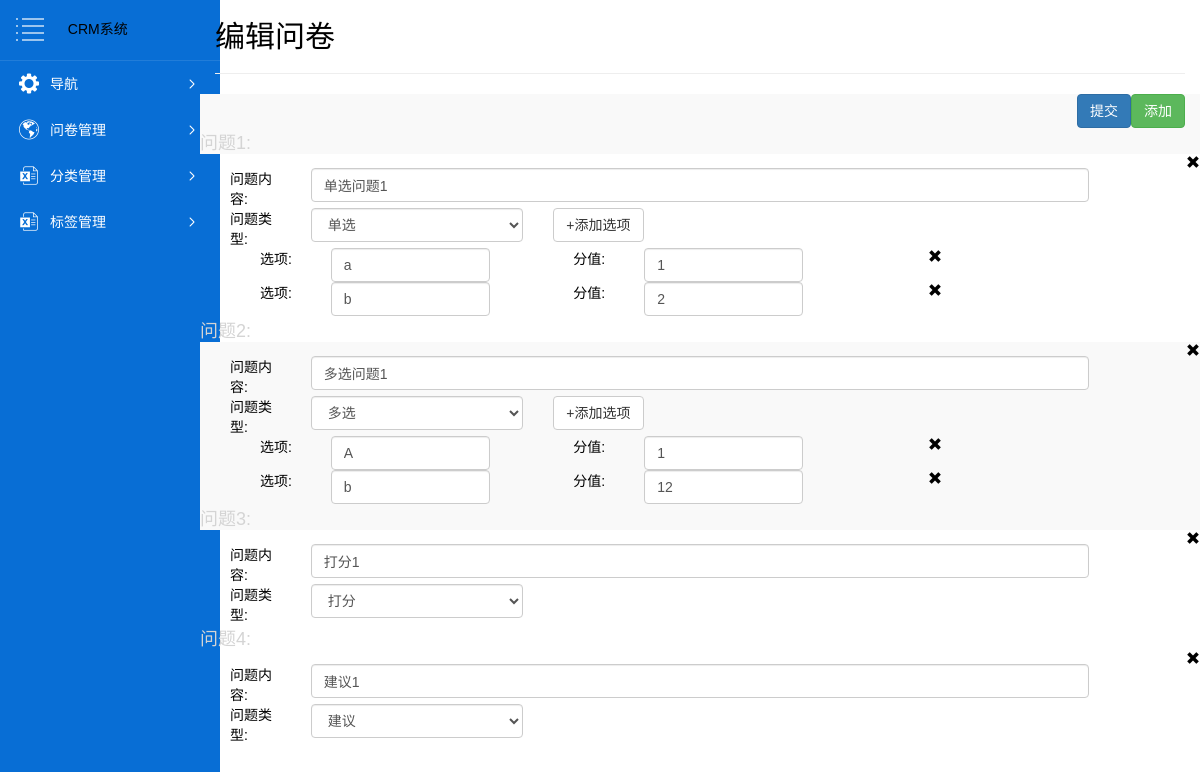
The page /questionnaire/manage_questionnaire/1/ on the database its author committed.
### questionnaire_app/models.py (models this page shows, shortened)
class Question(models.Model):
    id = models.AutoField(primary_key=True)
    question_type_choices = [
        (1, "单选"),
        (2, "多选"),
        (3, "打分"),
        (4, "建议"),
    ]
    question_type = models.IntegerField(choices=question_type_choices, verbose_name='问题类型')
    content = models.CharField(max_length=256, verbose_name='问题内容')
    questionnaire = models.ForeignKey(to='Questionnaire', to_field='id', verbose_name='所属问卷')
    def __str__(self):
        return self.content
    class Meta:
        verbose_name_plural = '问题表'

class Choice(models.Model):
    id = models.AutoField(primary_key=True)
    title = models.CharField(max_length=32, verbose_name='选项标题')
    score = models.IntegerField(verbose_name='选项分数')
    question = models.ForeignKey(to='Question', to_field='id', verbose_name='所属问题')
    class Meta:
        verbose_name_plural = '问题选项表'

### questionnaire_app/views.py (the view, shortened to what this page needs)
# urls.py: url(r'^manage_questionnaire/(?P<questionnaire_id>\d+)/$', views.manage_questionnaire, name='manage_questionnaire'),
def manage_questionnaire(request, questionnaire_id=None):
    if request.method == 'GET':
        questions = models.Question.objects.filter(questionnaire_id=questionnaire_id)
        print(questions)
        if not questions:
            form = QuestionModelForm()
            return render(request, 'manage_questionnaire.html',
                          {"question_list": {"form": form, "question": None},
                           "questionnaire_id": questionnaire_id})
        else:
            def generator_question_model_form(args):
                question_list = []
                for question in questions:
                    if question.question_type in (1, 2):
                        def generator_option_model_form(question):
                            choices = models.Choice.objects.filter(question=question)
                            yield from [{"form": ChoiceModelForm(instance=choice), "choice": choice} for choice in
                                        choices]
                        question_list.append({"form": QuestionModelForm(instance=question),
                                              "question": question, "option_class": "",
                                              "options": generator_option_model_form(question)})
                    else:
                        question_list.append({"form": QuestionModelForm(instance=question),
                                              "question": question, "option_class": "hide", "options": None})
                yield from question_list
            return render(request, 'manage_questionnaire.html',
                          {"question_list": generator_question_model_form(questions),
                           "questionnaire_id": questionnaire_id})

### templates/manage_questionnaire.html (shortened to what this page needs)
{% extends 'list_questionnaire.html' %}
{% block content %}
    <h2>编辑问卷</h2>
    <hr>
    <div class="row">
        <div class="col-md-12">
            <button id="add_question" class="btn pull-right btn-success">添加</button>
            <button id="submit_question" class="btn pull-right btn-primary">提交</button>
        </div>
        <div class="question_area" class="col-md-12">
            <ol>
                {% for question in question_list %}
                <li >
                    <div class="per_question" question_id="{{ question.question.id }}">
                       <span class="glyphicon glyphicon-remove pull-right delete_choice" aria-hidden="true"></span>
                        <div class="col-md-12">
                            <div class="col-md-1">
                                问题内容:&nbsp;
                            </div>
                            <div class="col-md-10">
                                {{ question.form.content }}
                            </div>
                        </div>
                        <div class="col-md-12">
                            <div class="col-md-1">
                                问题类型:&nbsp;
                            </div>
                            <div class="col-md-3">
                               {{ question.form.question_type }}
                            </div>
                            <div class="col-md-1 {{ question.option_class }}">
                                <button class="btn btn-default add_option">+添加选项</button>
                            </div>
                            <ul class="choice_list list-unstyled">
                                {% for choice in question.options %}
                                    <li>
                                        <div choice_id="{{ choice.choice.id }}" class="per_choice">
                                            <div class="col-md-12">
                                                <div class="col-md-4">
                                                    <div class="col-md-3">
                                                        选项:
                                                    </div>
                                                     <div class="col-md-8">
                                                         {{ choice.form.title }}
                                                     </div>
                                                </div>
                                                <div class="col-md-4">
                                                    <div class="col-md-3">
                                                         分值:
                                                    </div>
                                                     <div class="col-md-8">
                                                         {{ choice.form.score }}
                                                     </div>
                                                </div>
                                                <div class="col-md-2 text-center">
                                                    <span class="glyphicon glyphicon-remove delete_choice" aria-hidden="true"></span>
                                                </div>
                                            </div>
                                        </div>
                                    </li>
                                {% endfor %}
                            </ul>
                        </div>
                    </div>
                </li>
                {% endfor %}
            </ol>
        </div>
    </div>
{% endblock %}

### templates/list_questionnaire.html (shortened to what this page needs)
<!DOCTYPE html>
<html lang="zh">
<head>
    <link rel="stylesheet" href="https://cdn.bootcss.com/bootstrap/3.3.7/css/bootstrap.min.css">
    <link rel="stylesheet" href="https://cdn.bootcss.com/font-awesome/4.7.0/css/font-awesome.min.css">
    <link rel="stylesheet" type="text/css" href="/static/css/htmleaf-demo.css">
    <link rel="stylesheet" type="text/css" href="/static/css/nav.css">
    <link rel="stylesheet" type="text/css" href="/static/css/manage_questionnaire.css">
    <link rel="stylesheet" type="text/css" href="/static/fonts/iconfont.css">
</head>
<body>
<div class="nav">
    <div class="nav-top">
        <div id="mini" style="border-bottom:1px solid rgba(255,255,255,.1)"><img src="/static/img/mini.png">&nbsp;&nbsp;CRM系统
        </div>
    </div>
    <ul>
        <li class="nav-item">
            <a href="javascript:;"><i class="my-icon nav-icon icon_1"></i><span>导航</span><i
                    class="my-icon nav-more"></i></a>
        </li>
        <li class="nav-item">
            <a href="javascript:;"><i class="my-icon nav-icon icon_2"></i><span>问卷管理</span><i
                    class="my-icon nav-more"></i></a>
        </li>
        <li class="nav-item">
            <a href="javascript:;"><i class="my-icon nav-icon icon_3"></i><span>分类管理</span><i
                    class="my-icon nav-more"></i></a>
        </li>
        <li class="nav-item">
            <a href="javascript:;"><i class="my-icon nav-icon icon_3"></i><span>标签管理</span><i
                    class="my-icon nav-more"></i></a>
        </li>
    </ul>
</div>
<div class="content">
    <div class="col-md-10 col-md-offset-2">
        {% block content %}{% endblock %}
    </div>
</div>
</body>
</html>

### static/qnn/css/htmleaf-demo.css (style rules this page uses)
body, html { font-size: 100%; padding: 0; margin: 0; }
*, *:after, *:before { -webkit-box-sizing: border-box; -moz-box-sizing: border-box; box-sizing: border-box; }
body { background: #494A5F; color: #D5D6E2; font-weight: 500; font-size: 1.05em; font-family: "Microsoft YaHei","Segoe UI", "Lucida Grande", Helvetica, Arial,sans-serif; }

### static/qnn/css/nav.css (style rules this page uses)
body, html { height: 100%; background: white; color: black; }
body, ul { margin: 0; padding: 0 }
body { font: 14px "微软雅黑", "宋体", "Arial Narrow", HELVETICA; -webkit-text-size-adjust: 100%; }
a { text-decoration: none; }
.nav { width: 220px; height: 100%; background: #086ed5; transition: all .3s; position: absolute; top: 0; left: 0; }
.nav a { display: block; overflow: hidden; padding-left: 20px; line-height: 46px; max-height: 46px; color: white; transition: all .3s; }
.nav a span { margin-left: 30px; }
.nav-item { position: relative; }
.nav-item > a:before { content: ""; position: absolute; left: 0px; width: 2px; height: 46px; background: #34A0CE; opacity: 0; transition: all .3s; }
.nav .nav-icon { font-size: 20px; position: absolute; margin-left: -1px; }
.icon_1::after { content: "\e62b"; }
.icon_2::after { content: "\e669"; }
.icon_3::after { content: "\e61d"; }
.nav-more { float: right; margin-right: 20px; font-size: 12px; transition: transform .3s; }
.nav-more::after { content: "\e621"; }

### static/qnn/css/manage_questionnaire.css (style rules this page uses)
ol { padding: 0; list-style: none; counter-reset: sectioncounter }
ol > li:before { content: '问题' counter(sectioncounter) ':'; counter-increment: sectioncounter; font-size: 18px; color: #d4d4d4; }
ol > li:nth-of-type(odd) { background-color: #f9f9f9; }

### rows shown on the page
Question: content "单选问题1", question_type "单选"
Choice: title "a", score "1"
Choice: title "b", score "2"
Question: content "多选问题1", question_type "多选"
Choice: title "A", score "1"
Choice: title "b", score "12"
Question: content "打分1", question_type "打分"
Question: content "建议1", question_type "建议"
